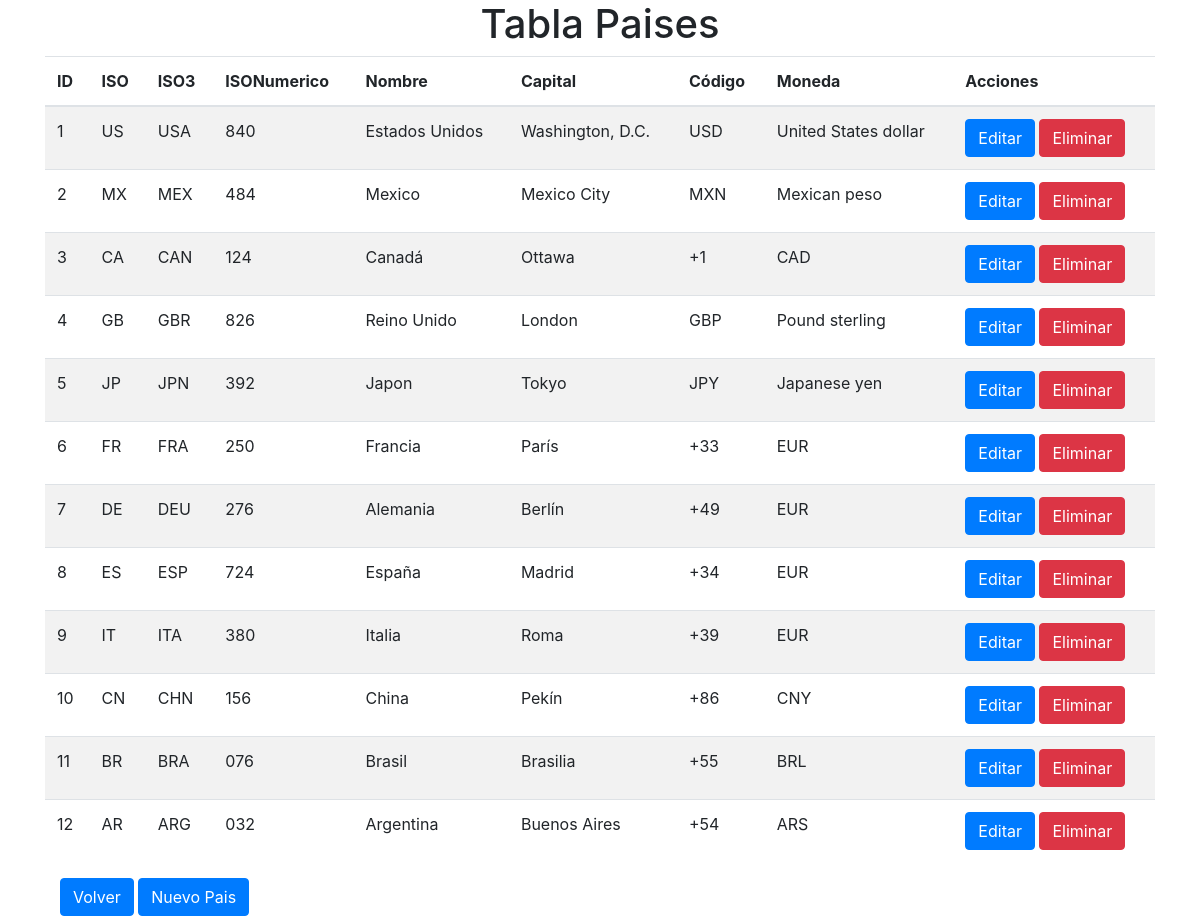
The page /public/Paises on the database its author committed.
### tables this page shows
CREATE TABLE `paises` (
  `idPais` int(11) NOT NULL,
  `iso` varchar(255) NOT NULL,
  `iso3` varchar(255) NOT NULL,
  `isonumeric` varchar(255) NOT NULL,
  `nombre` varchar(255) NOT NULL,
  `capital` varchar(255) NOT NULL,
  `code` varchar(255) NOT NULL,
  `currency` varchar(255) NOT NULL
);

### controllers/PaisesController.php (called while the page is built, shortened)
<?php
include_once '../models/Pais.php';
class PaisesController extends Controller {
    private $model;
    public function __construct() {
        $this->model = new Paises();
    }
    public function index() {
        $result = $this->model->getAll_Pais();
        include '../views/paises/index.php';
    }
}
?>

### config/db.php (called while the page is built, shortened)
<?php
class Database {
    private $servername = "localhost";
    private $username = "root";
    private $password = "";
    private $dbname = "mvc";
    public function __construct() {
        $this->conn = new mysqli($this->servername, $this->username, $this->password, $this->dbname);
    }
}
?>

### models/Pais.php (called while the page is built, shortened)
<?php
include_once '../config/db.php';
class Paises {
    private $conn;
    public function __construct() {
        $database = new Database();
        $this->conn = $database->conn;
    }
    public function getAll_Pais() {
        $sql = "SELECT * FROM paises";
        $result = $this->conn->query($sql);
        return $result;
    }
}
?>

### views/paises/index.php (the view, shortened to what this page needs)
<!DOCTYPE html>
<html lang="es">
<head>
    <link rel="stylesheet" href="https://maxcdn.bootstrapcdn.com/bootstrap/4.5.2/css/bootstrap.min.css">
    <link rel="stylesheet" href="../public/css/style.css">
</head>
<body>
    <div class="container">
        <h1 class="text-center">Tabla Paises</h1>
        <table class="table table-striped">
            <thead>
                <tr>
                    <th>ID</th>
                    <th>ISO</th>
                    <th>ISO3</th>
                    <th>ISONumerico</th>
                    <th>Nombre</th>
                    <th>Capital</th>
                    <th>Código</th>
                    <th>Moneda</th>
                    <th>Acciones</th>
                </tr>
            </thead>
            <tbody>
                <?php while($row = $result->fetch_assoc()): ?>
                    <tr>
                    <td><?php echo $row["idPais"]; ?></td>
                        <td><?php echo $row["iso"]; ?></td>
                        <td><?php echo $row["iso3"]; ?></td>
                        <td><?php echo $row["isonumeric"]; ?></td>
                        <td><?php echo $row["nombre"]; ?></td>
                        <td><?php echo $row["capital"]; ?></td>
                        <td><?php echo $row["code"]; ?></td>
                        <td><?php echo $row["currency"]; ?></td>
                        <td>
                            <button id="btnEditar"onclick="editarPais(<?php echo $row['idPais']; ?>)" class="btn btn-primary">Editar</button>
                            <button onclick="eliminarPais(<?php echo $row['idPais']; ?>)" class="btn btn-danger">Eliminar</button>
                        </td>
                    </tr>
                <?php endwhile; ?>
            </tbody>
        </table>
        <div class="col-md-6">
            <a href="/MVC_APP/public/" class="btn btn-primary">Volver</a>
            <a href="/MVC_APP/public/Paises/nuevo" class="btn btn-primary">Nuevo Pais</a>
        </div>
    </div>
</body>
</html>

### public/index.php (shortened to what this page needs)
<?php
include_once '../controllers/PaisesController.php';
$clienteController = new ClientesController();
$empleadoController = new EmpleadoController();
$paisController = new PaisesController();
$requestUri = parse_url($_SERVER['REQUEST_URI'], PHP_URL_PATH);
$baseUri = '/MVC_APP/public';
function route($requestUri, $baseUri, $routes) {
    foreach ($routes as $route => $action) {
        if ($requestUri == $baseUri . $route) {
            $action();
            return;
        }
    }
    include_once '../views/home/index.php';
}
$routeClientes = [
    '/Clientes' => function() use ($clienteController) { $clienteController->index(); },
    '/Clientes/guardar' => function() use ($clienteController, $baseUri) {
        $clienteController->guarda();
        header('Location: ' . $baseUri . '/Clientes');
    },
    '/Clientes/editar' => function() use ($clienteController) { $clienteController->modificar($_GET['id']); },
    '/Clientes/actualizar' => function() use ($clienteController, $baseUri) {
        $clienteController->actualizar();
        header('Location: ' . $baseUri . '/Clientes');
    },
    '/Clientes/nuevo' => function() use ($clienteController) { $clienteController->nuevo(); },
    '/Clientes/eliminar' => function() use ($clienteController) { $clienteController->eliminar($_POST['id']); },
];
$routeEmpleados = [
    '/Empleado' => function() use ($empleadoController) { $empleadoController->index(); },
    '/Empleado/guardar' => function() use ($empleadoController, $baseUri) {
        $empleadoController->guardaEmpleado();
        header('Location: ' . $baseUri . '/Empleado');
    },
    '/Empleado/editar' => function() use ($empleadoController) { $empleadoController->modificarEmpleado($_GET['idEmpleado']); },
    '/Empleado/actualizar' => function() use ($empleadoController, $baseUri) {
        $empleadoController->actualizarEmpleado();
        header('Location: ' . $baseUri . '/Empleado');
    },
    '/Empleado/nuevo' => function() use ($empleadoController) { $empleadoController->nuevoEmpleado(); },
    '/Empleado/eliminar' => function() use ($empleadoController) { $empleadoController->eliminarEmpleado($_POST['idEmpleado']); },
];
$routePaises = [
    '/Paises' => function() use ($paisController) { $paisController->index(); },
    '/Paises/guardar' => function() use ($paisController, $baseUri) {
        $paisController->guardaPais();
        header('Location: ' . $baseUri . '/Paises');
    },
    '/Paises/editar' => function() use ($paisController) { $paisController->modificarPais($_GET['idPais']); },
    '/Paises/actualizar' => function() use ($paisController, $baseUri) {
        $paisController->actualizarPais();
        header('Location: ' . $baseUri . '/Paises');
    },
    '/Paises/nuevo' => function() use ($paisController) { $paisController->nuevoPais(); },
    '/Paises/eliminar' => function() use ($paisController) { $paisController->eliminarPais($_POST['idPais']); },
];
route($requestUri, $baseUri, array_merge($routeClientes, $routeEmpleados, $routePaises));

### rows shown on the page
paises: idPais "1", iso "US", iso3 "USA", isonumeric "840", nombre "Estados Unidos", capital "Washington, D.C.", code "USD", currency "United States dollar"
paises: idPais "2", iso "MX", iso3 "MEX", isonumeric "484", nombre "Mexico", capital "Mexico City", code "MXN", currency "Mexican peso"
paises: idPais "3", iso "CA", iso3 "CAN", isonumeric "124", nombre "Canadá", capital "Ottawa", code "+1", currency "CAD"
paises: idPais "4", iso "GB", iso3 "GBR", isonumeric "826", nombre "Reino Unido", capital "London", code "GBP", currency "Pound sterling"
paises: idPais "5", iso "JP", iso3 "JPN", isonumeric "392", nombre "Japon", capital "Tokyo", code "JPY", currency "Japanese yen"
paises: idPais "6", iso "FR", iso3 "FRA", isonumeric "250", nombre "Francia", capital "París", code "+33", currency "EUR"
paises: idPais "7", iso "DE", iso3 "DEU", isonumeric "276", nombre "Alemania", capital "Berlín", code "+49", currency "EUR"
paises: idPais "8", iso "ES", iso3 "ESP", isonumeric "724", nombre "España", capital "Madrid", code "+34", currency "EUR"
paises: idPais "9", iso "IT", iso3 "ITA", isonumeric "380", nombre "Italia", capital "Roma", code "+39", currency "EUR"
paises: idPais "10", iso "CN", iso3 "CHN", isonumeric "156", nombre "China", capital "Pekín", code "+86", currency "CNY"
paises: idPais "11", iso "BR", iso3 "BRA", isonumeric "076", nombre "Brasil", capital "Brasilia", code "+55", currency "BRL"
paises: idPais "12", iso "AR", iso3 "ARG", isonumeric "032", nombre "Argentina", capital "Buenos Aires", code "+54", currency "ARS"
